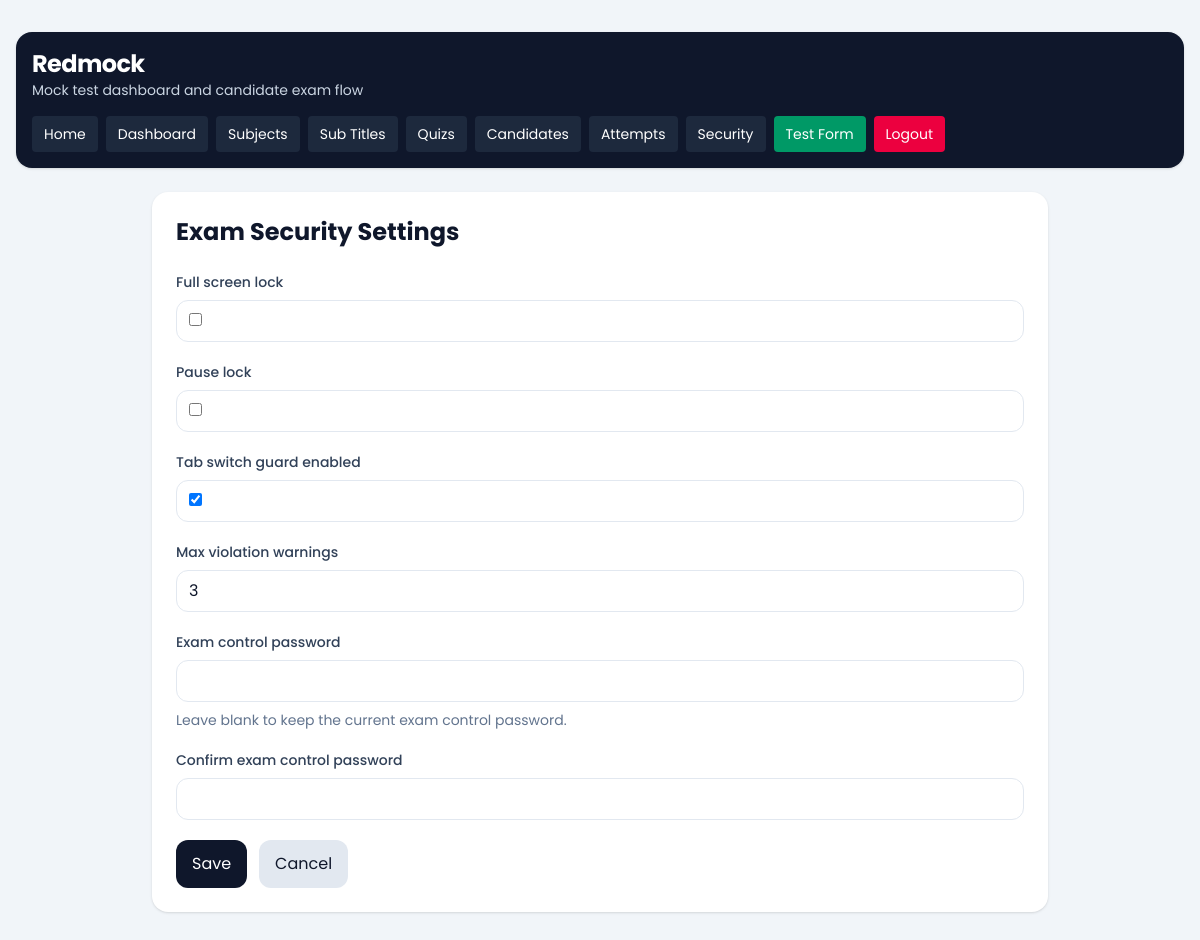
Page /dashboard/settings/security/ (signed in) on the earlier database version.
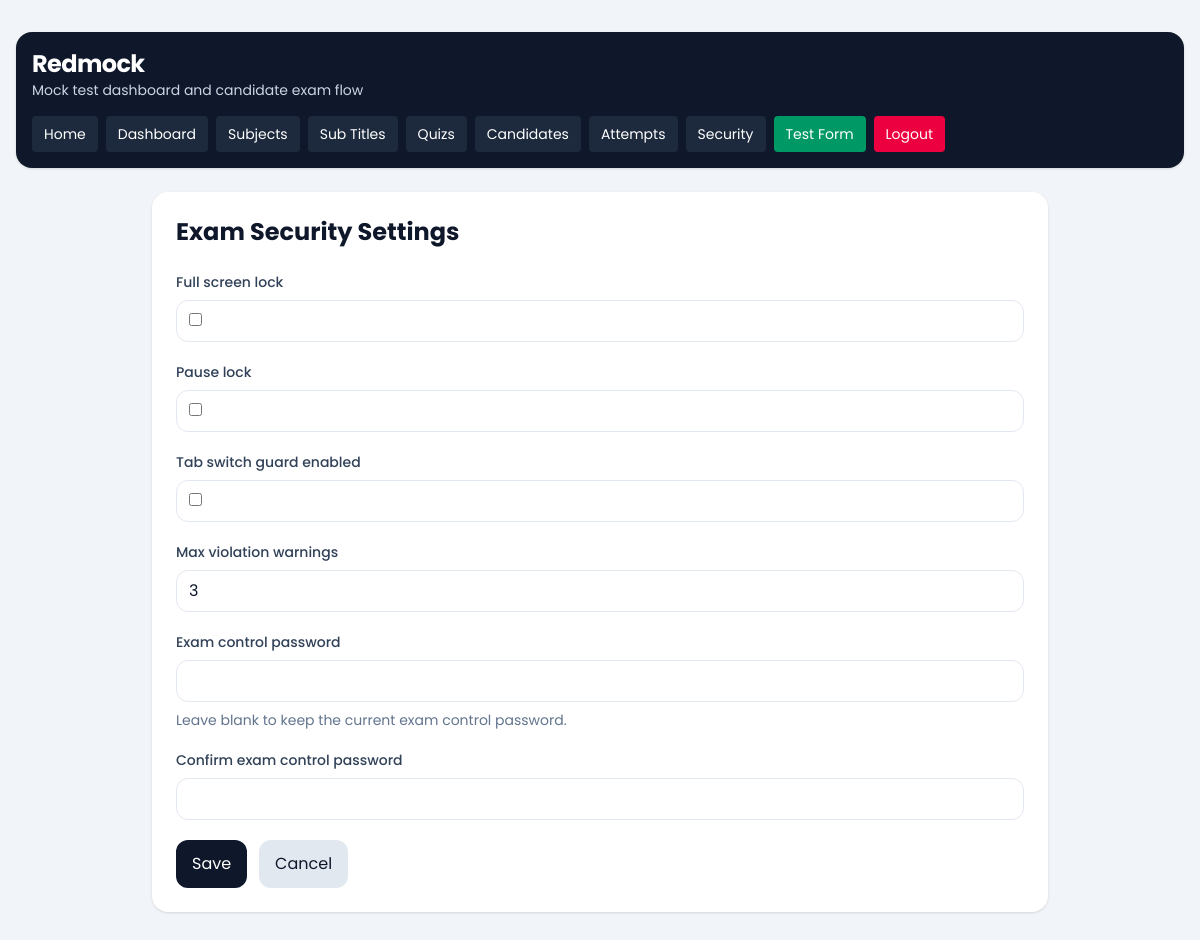
Same page on the later database version.
### dashboard/models.py (models this page shows, shortened)
class Company(models.Model):
    name = models.CharField(max_length=150)
    image = models.ImageField(upload_to='company/', blank=True, null=True)
    email = models.EmailField(unique=True)
    password = models.CharField(max_length=128)
    is_active = models.BooleanField(default=True)
    full_screen_lock = models.BooleanField(default=False)
    pause_lock = models.BooleanField(default=False)
    tab_switch_guard_enabled = models.BooleanField(default=False)
    max_violation_warnings = models.PositiveIntegerField(default=3)
    exam_control_password = models.CharField(max_length=128, blank=True)
    created_at = models.DateTimeField(auto_now_add=True)
    updated_at = models.DateTimeField(auto_now=True)
    class Meta:
        ordering = ['name']
        verbose_name_plural = 'Companies'

### dashboard/views.py (the view)
# urls.py: path('settings/security/', views.company_settings, name='company_settings'),
@company_login_required
def company_settings(request):
    form = CompanySecurityForm(request.POST or None, instance=request.company)
    if request.method == 'POST' and form.is_valid():
        form.save()
        messages.success(request, 'Exam security settings updated successfully.')
        return redirect('dashboard:company_settings')
    return render_crud_form(
        request,
        form=form,
        title='Exam Security Settings',
        cancel_url='dashboard:home',
    )

### dashboard/forms.py (shortened to what this page needs)
class CompanySecurityForm(forms.ModelForm):
    exam_control_password = forms.CharField(
        label='Exam control password',
        required=False,
        widget=forms.PasswordInput(render_value=False),
        help_text='Leave blank to keep the current exam control password.',
    )
    exam_control_password_confirm = forms.CharField(
        label='Confirm exam control password',
        required=False,
        widget=forms.PasswordInput(render_value=False),
    )
    class Meta:
        model = Company
        fields = [
            'full_screen_lock',
            'pause_lock',
            'tab_switch_guard_enabled',
            'max_violation_warnings',
            'exam_control_password',
        ]

### dashboard/views.py (called while the page is built)
def get_logged_in_company(request):
    company_id = request.session.get('company_id')
    if not company_id:
        return None
    return Company.objects.filter(id=company_id, is_active=True).first()

def render_crud_form(request, *, form, title, cancel_url):
    return render(
        request,
        'dashboard/crud_form.html',
        {'form': form, 'title': title, 'cancel_url': cancel_url},
    )

### templates/dashboard/crud_form.html (shortened to what this page needs)
{% extends "base.html" %}
{% block content %}
{% include 'dashboard/header.html' %}
<section class="mx-auto max-w-4xl rounded-2xl bg-white p-6 shadow-sm">
    <div class="mb-6">
        <h1 class="text-2xl font-bold">{{ title }}</h1>
    </div>
    <form method="post" enctype="multipart/form-data" class="space-y-5">
        {% for field in form %}
            <div>
                <label for="{{ field.id_for_label }}" class="mb-2 block text-sm font-medium text-slate-700">
                    {{ field.label }}
                </label>
                <div class="rounded-xl border border-slate-200 bg-white px-3 py-2">
                    {{ field }}
                </div>
                {% if field.help_text %}
                    <p class="mt-2 text-sm text-slate-500">{{ field.help_text }}</p>
                {% endif %}
            </div>
        {% endfor %}
        <div class="flex gap-3">
            <button type="submit" class="rounded-xl bg-slate-900 px-4 py-3 text-white">Save</button>
            <a href="{% url cancel_url %}" class="rounded-xl bg-slate-200 px-4 py-3 text-slate-900">Cancel</a>
        </div>
    </form>
</section>
{% endblock %}

Differences in the rows shown:
changed Company: tab_switch_guard_enabled "☑" → "☐"
